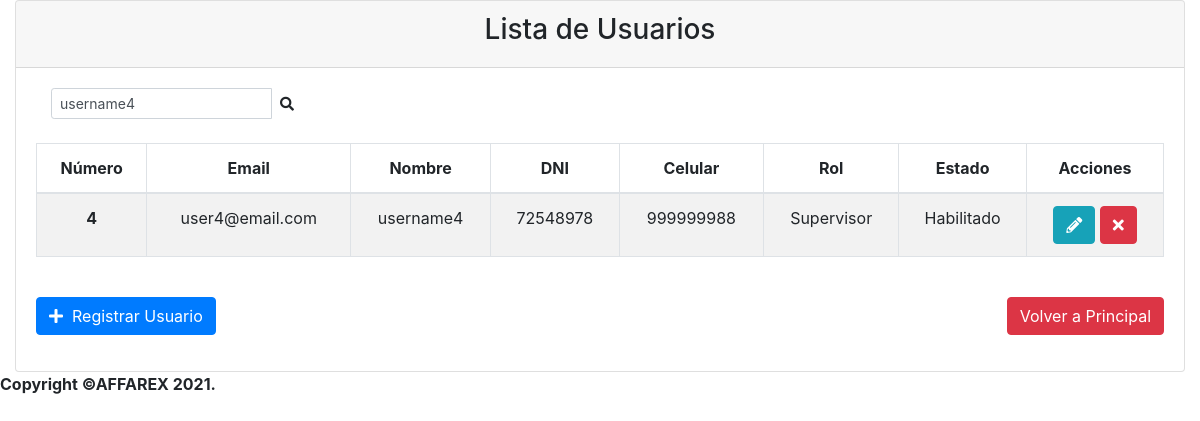
The page /moduloGestionSistema/getListaUsuarios.php?nombre=username4 (signed in) on the database its author committed.
### tables this page shows
CREATE TABLE `usuarios` (
  `idusuario` int(11) NOT NULL,
  `email` varchar(100) NOT NULL,
  `contrasenia` varchar(100) NOT NULL,
  `nombre` varchar(100) NOT NULL,
  `DNI` varchar(8) NOT NULL,
  `fecha_emision_dni` date NOT NULL,
  `celular` varchar(20) NOT NULL,
  `idrol` int(11) NOT NULL,
  `estado` varchar(30) NOT NULL
);

CREATE TABLE `roles` (
  `idrol` int(11) NOT NULL,
  `rol` varchar(100) NOT NULL
);

### Models/Conexion.php (called while the page is built)
<?php
	class Conexion {
		public static function Conectar() {
			try {
				$conexion = new PDO('mysql:host=localhost; dbname=affarex2', 'root', '123456789');
				$conexion->setAttribute(PDO::ATTR_ERRMODE, PDO::ERRMODE_EXCEPTION);
				$conexion->exec("SET CHARACTER SET UTF8");
			} catch (Exception $error) {
				die("Error: " . $error->getMessage());
				echo "Error en la línea " . $error->getLine();
			}
			return $conexion;
		}
	}
?>

### moduloGestionSistema/CC_UsuarioController.php (called while the page is built, shortened)
<?php
    class CC_UsuarioController {
        public function GetUsuarioByName($nombre)
        {
            require_once ("../Models/CE_Usuario.php");
            $usuarios = new CE_Usuario;
            return $usuarios->BuscarPorNombre($nombre);
        }
    }
?>

### Models/CE_Usuario.php (called while the page is built, shortened)
<?php
    require_once ("Conexion.php");
    class CE_Usuario extends Conexion {
        public function BuscarPorNombre ($nombre)
        {
            $consulta = $this->Conectar()->prepare("SELECT * FROM usuarios U, roles R WHERE U.idrol = R.idrol AND nombre LIKE '$nombre%'");
            $consulta->execute();
            $usuarios = array();
            while ($filas = $consulta->fetch(PDO::FETCH_ASSOC))
			{
				$usuarios[] = $filas;
            }
			return $usuarios;
        }
    }
?>

### moduloGestionSistema/CI_ListaUsuarios.php (the view)
<?php
	class CI_ListaUsuarios {
		public static function ListaUsuariosShow($arregloUsuarios)
		{
			require_once ("CC_UsuarioController.php");
			$nombreuser = new CC_UsuarioController;
			$userbuscado = $nombreuser->GetUsuarioByName($arregloUsuarios);
				require_once ("../Shared/head.php");
?>
  				<div class="card">
					<div class="card-header" style="text-align: center;">
						<h3>Lista de Usuarios</h3>
					</div>
					<div class="card-body">
						<nav class="navbar-expand navbar-white navbar-light">
							<form class="form-inline" action="../moduloGestionSistema/getListaUsuarios.php" method="GET">
								<div class="input-group input-group-sm col-md-3">
									<input name="nombre" id="nombre" class="form-control form-control-navbar" type="search" placeholder="Buscar" aria-label="Search" value="<?php if (isset($_GET['nombre'])) {echo $_GET['nombre'];} else{echo "";} ?>">
									<div class="input-group-append">
										<button class="btn btn-navbar" type="submit">
											<i class="fas fa-search"></i>
										</button>
									</div>
								</div>
							</form>
                        </nav>
                        <br>
                        <table  class="table table-bordered table-striped" style="text-align:center">
							<thead>
								<tr>
									<th scope="col">Número</th>
									<th scope="col">Email</th>
									<th scope="col">Nombre</th>
									<th scope="col">DNI</th>
									<th scope="col">Celular</th>
									<th scope="col">Rol</th>
									<th scope="col">Estado</th>
									<th scope="col">Acciones</th>
								</tr>
							</thead>
							<tbody>
								<?php
									if (empty($arregloUsuarios))
									{
										echo null;
									}
									else
									{
										foreach ($userbuscado as $registro)
										{
								?>
										<tr>
											<th scope="row"><?php echo $registro['idusuario']?></th>
											<td><?php echo $registro['email']?></td>
											<td><?php echo $registro['nombre']?></td>
											<td><?php echo $registro['DNI']?></td>
											<td><?php echo $registro['celular']?></td>
											<td><?php echo $registro['rol']?></td>
											<td><?php if (($registro['estado'] == "Habilitado")) {echo "Habilitado";} else if (($registro['estado'] == "Deshabilitado")) {echo "Deshabilitado";}?></td>
											<td>
												<a href="getEditarUsuario.php?idusuario=<?php echo $registro['idusuario']?>" class="btn btn-xs btn-info">
													<i class="fa fa-pencil-alt"></i>
												</a>
												<a href="getEliminarUsuario.php?idusuario=<?php echo $registro['idusuario']?>" class="btn btn-xs btn-danger">
													<i class="fa fa-times"></i>
												</a>
											</td>
										</tr>
									<?php } }?>
							</tbody>
                        </table><br>
						<div class="form-group d-flex justify-content-between">
							<form class="form-inline" method="POST" action="getAgregarUsuario.php">
								<button type="submit" class="btn btn-primary pull-right"><i class="fa fa-plus"></i> &nbspRegistrar Usuario</button>
							</form>
							<form class="form-inline" method="POST" action="../Shared/getBienvenida.php">
								<button name="btnPrincipal" type="submit" class="btn btn-danger pull-right">Volver a Principal</button>
							</form>
						</div>
					</div>
                  </div>
<?php
			require_once ("../Shared/footer.php");
		}
	}
?>

### rows shown on the page
usuarios: idusuario "4", email "user4@email.com", nombre "username4", DNI "72548978", celular "999999988", idrol.rol "Supervisor", estado "Habilitado"
